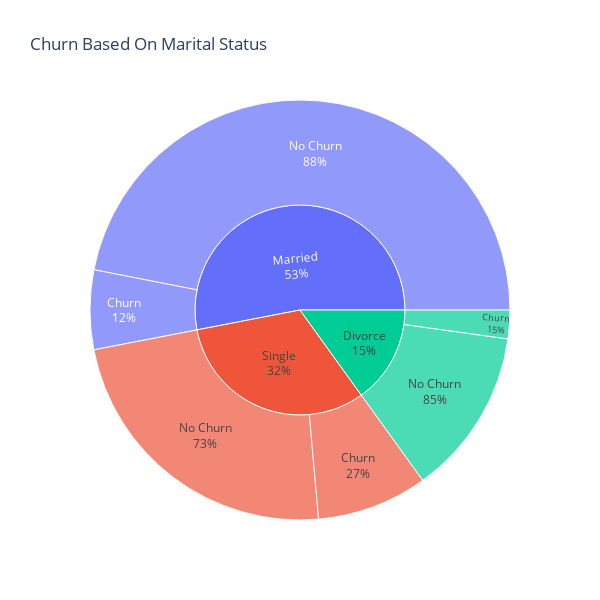

Notebook code for this chart:
### Code cell
fig = px.sunburst(marital, path = ['MaritalStatus', 'Churn'], values = 'count', 
                  title = 'Churn Based On Marital Status', width = 600, height = 600)

fig.update_traces(textinfo = 'label + percent parent')
                  
fig.show()

### Figure 1 — Plotly figure (JSON) as saved in the notebook; plotly's stock layout.template omitted (floating-point values rounded to 4 significant figures)
{"data": [{"branchvalues": "total", "domain": {"x": [0, 1], "y": [0, 1]}, "hovertemplate": "labels=%{label}<br>count=%{value}<br>parent=%{parent}<br>id=%{id}<extra></extra>", "ids": ["Divorce/Churn", "Married/Churn", "Single/Churn", "Divorce/No Churn", "Married/No Churn", "Single/No Churn", "Divorce", "Married", "Single"], "labels": ["Churn", "Churn", "Churn", "No Churn", "No Churn", "No Churn", "Divorce", "Married", "Single"], "name": "", "parents": ["Divorce", "Married", "Single", "Divorce", "Married", "Single", "", "", ""], "textinfo": "label+percent parent", "type": "sunburst", "values": [124, 344, 480, 724, 2642, 1316, 848, 2986, 1796]}], "layout": {"height": 600, "legend": {"tracegroupgap": 0}, "title": {"text": "Churn Based On Marital Status"}, "width": 600}}
